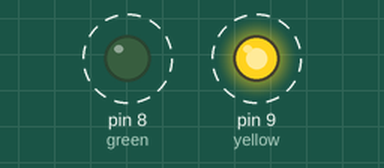
Bench run of a sketch on a simulated Arduino Uno, built with avr-gcc and run on an emulated ATmega328P. On the bench: output pins drawn as LEDs (lit = HIGH). Dashed ring = blinking.

Above: at 0.5 s.
Timing chart, 0 to 4.6 s (numbered marks = the images above):
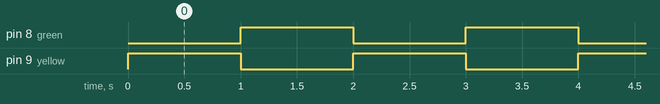

Measured:
- by itself, pin 8 (green), pin 9 (yellow): alternates HIGH for 1.0 s and LOW for 1.0 s

The sketch:

Linear_Actuator.ino
```cpp
// Author: Zachary Shah, Aug 2019

// This program moves a 6 inch linear actuator forward and backward via pushbutton control, and the extension of the linear
// actuator from resting position in inches can be read in the Serial Monitor at any given time.

const int yellow = 9;     //
const int green = 8;   //

void setup() {

  pinMode(yellow, OUTPUT);
  pinMode(green, OUTPUT);

  Serial.begin(9600);

}

void loop() {

  digitalWrite(yellow, HIGH);
  digitalWrite(green, LOW);

  delay(1000);

  digitalWrite(yellow, LOW);
  digitalWrite(green, HIGH);

  delay(1000);
}
```
